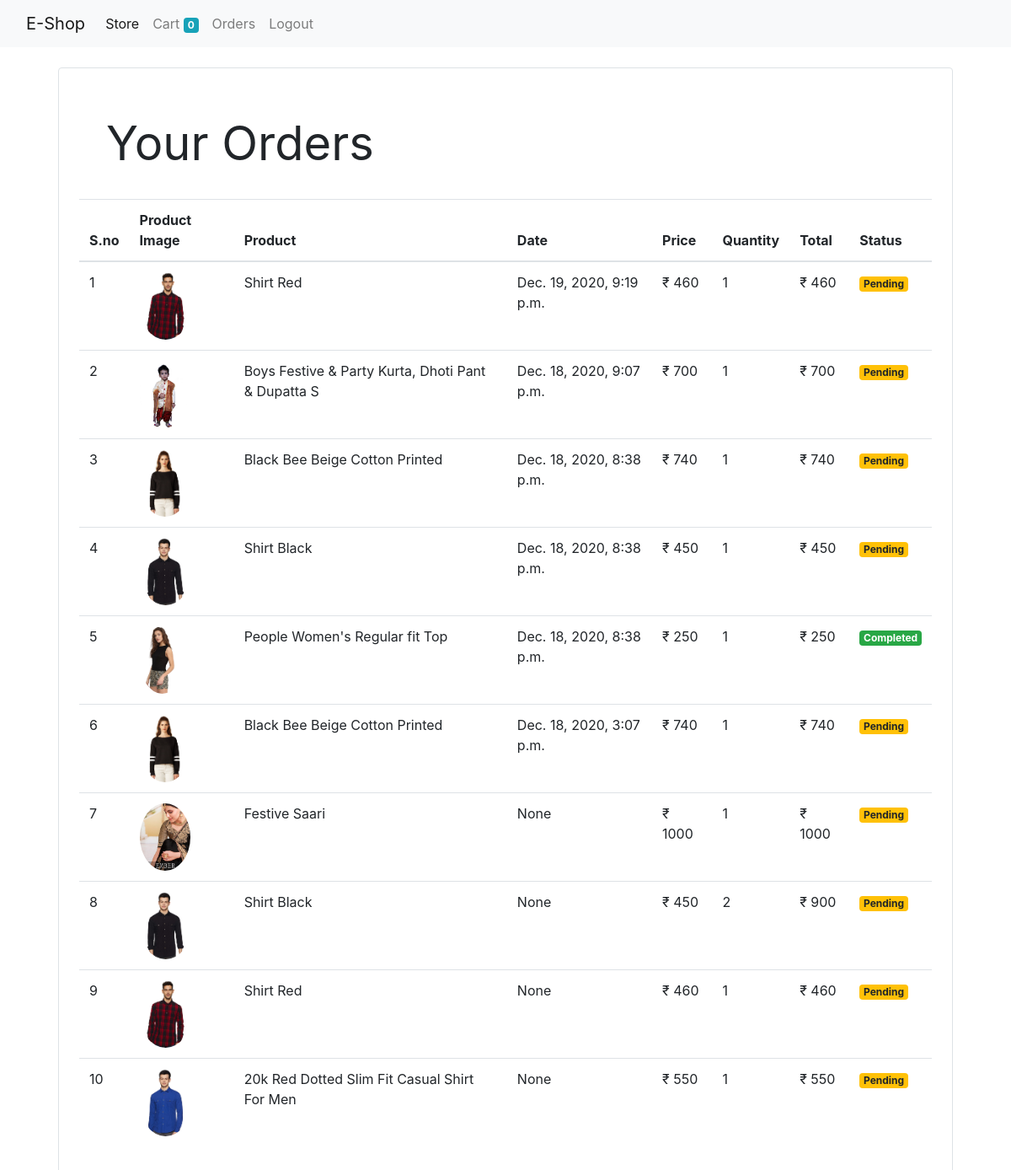
Screenshot of /orders (signed in) with the database file from the repository.
### store/models/orders.py (models this page shows, shortened)
class Order(models.Model):
    product = models.ForeignKey(Product, on_delete=models.CASCADE)
    customer = models.ForeignKey(Customer, on_delete=models.CASCADE)
    quantity = models.IntegerField(default=1)
    price = models.IntegerField()
    address = models.CharField(max_length=100, default='', blank=True)
    phone = models.CharField(max_length=50, default='', blank=True)
    date = models.DateTimeField(default=datetime.datetime.today)
    status = models.BooleanField(default=False)
    @staticmethod
    def get_orders_by_customer(customer_id):
        return Order.objects.filter(customer = customer_id).order_by('-date')

### store/models/product.py (models this page shows, shortened)
class Product(models.Model):
    name = models.CharField(max_length=50)
    price = models.IntegerField(default=0)
    category = models.ForeignKey(Category, on_delete=models.CASCADE, default=1)
    description = models.CharField(max_length=200, default='', null=True, blank=True)
    image = models.ImageField(upload_to='upload/products/')

### store/middlewares/auth.py (the view)
    def middleware(request):
        returnUrl = request.META['PATH_INFO']
        if not request.session.get('customer'):
            return redirect(f'login?return_url={returnUrl}')
        response = get_response(request)
        return response

### store/templatetags/custom_filter.py (called while the page is built)
@register.filter(name='currency')
def currency(number):
    return "₹ " + str(number)

@register.filter(name='multiply')
def multiply(number1, number2):
    return number1 * number2

### store/views/orders.py (called while the page is built)
    def get(self, request):
        customer = request.session.get('customer')
        orders = Order.get_orders_by_customer(customer)
        return render(request, 'orders.html', {'orders': orders})

### store/templates/orders.html (shortened to what this page needs)
{% extends 'basic.html' %}
{% load custom_filter %}
{% block body %}
{% load cart %}
<div class="container">
    <div class="border rounded p-4 m-4">
        <p class="display-4 p-3 m-3"><b>Your Orders</b></p>
        <table class="table">
            <thead>
                <tr>
                    <th>S.no</th>
                    <th>Product Image</th>
                    <th>Product</th>
                    <th>Date</th>
                    <th>Price</th>
                    <th>Quantity</th>
                    <th>Total</th>
                    <th>Status</th>
                </tr>
            </thead>
            <tbody>
                {% for order in orders %}
                <tr>
                    <td>{{forloop.counter}}</td>
                    <td><img style="height: 80px;" class="rounded-circle" src="{{order.product.image.url}}"></td>
                    <td>{{order.product.name}}</td>
                    <td>{{order.date}}</td>
                    <td>{{order.price|currency}}</td>
                    <td>{{order.quantity}}</td>
                    <td>{{order.quantity|multiply:order.price|currency}}</td>
                    {% if order.status %}
                      <td><small class="badge badge-success">Completed</small></td>
                    {% else %}
                      <td><small class="badge badge-warning">Pending</small></td>
                    {% endif %}
                </tr>
                {% endfor %}
            </tbody>
        </table>
{% endblock body %}

### store/templates/basic.html (shortened to what this page needs)
<!DOCTYPE html>
<html lang="en">
<head>
    <link rel="stylesheet" href="https://maxcdn.bootstrapcdn.com/bootstrap/4.0.0/css/bootstrap.min.css">
</head>
<body>
    <nav class="navbar navbar-expand-lg navbar-light bg-light">
        <div class="container-fluid">
            <a class="navbar-brand" href="/">E-Shop</a>
            <div class="collapse navbar-collapse" id="navbarSupportedContent">
                <ul class="navbar-nav me-auto mb-2 mb-lg-0">
                    <li class="nav-item">
                        <a class="nav-link active" aria-current="page" href="/store">Store</a>
                    </li>
                </ul>
                <ul class="navbar-nav me-2 mb-2 mb-lg-0">
                      <li class="nav-item">
                        <a class="nav-link" href="/cart">Cart <span class="badge badge-info">{{request.session.cart.keys|length}}</span></a>
                    </li>
                {% if request.session.customer %}
                     <li class="nav-item">
                        <a class="nav-link" href="/orders">Orders</a>
                    </li>
                    <li class="nav-item">
                        <a class="nav-link" href="/logout">Logout</a>
                    </li>
                {% endif %}
                </ul>
            </div>
        </div>
    </nav>
    {% block body %}
    {% endblock body %}
</body>
</html>

### rows the page displays
Order: product.image (picture), product.name "Shirt Red", date "Dec. 19, 2020, 9:19 p.m.", price "₹ 460", quantity "1", quantity|multiply "₹ 460", status "Pending"
Order: product.image (picture), product.name "Boys Festive & Party Kurta, Dhoti Pant & Dupatta S", date "Dec. 18, 2020, 9:07 p.m.", price "₹ 700", quantity "1", quantity|multiply "₹ 700", status "Pending"
Order: product.image (picture), product.name "Black Bee Beige Cotton Printed", date "Dec. 18, 2020, 8:38 p.m.", price "₹ 740", quantity "1", quantity|multiply "₹ 740", status "Pending"
Order: product.image (picture), product.name "Shirt Black", date "Dec. 18, 2020, 8:38 p.m.", price "₹ 450", quantity "1", quantity|multiply "₹ 450", status "Pending"
Order: product.image (picture), product.name "People Women's Regular fit Top", date "Dec. 18, 2020, 8:38 p.m.", price "₹ 250", quantity "1", quantity|multiply "₹ 250", status "Completed"
Order: product.image (picture), product.name "Black Bee Beige Cotton Printed", date "Dec. 18, 2020, 3:07 p.m.", price "₹ 740", quantity "1", quantity|multiply "₹ 740", status "Pending"
Order: product.image (picture), product.name "Festive Saari", date "None", price "₹ 1000", quantity "1", quantity|multiply "₹ 1000", status "Pending"
Order: product.image (picture), product.name "Shirt Black", date "None", price "₹ 450", quantity "2", quantity|multiply "₹ 900", status "Pending"
Order: product.image (picture), product.name "Shirt Red", date "None", price "₹ 460", quantity "1", quantity|multiply "₹ 460", status "Pending"
Order: product.image (picture), product.name "20k Red Dotted Slim Fit Casual Shirt For Men", date "None", price "₹ 550", quantity "1", quantity|multiply "₹ 550", status "Pending"

### other values shown
{{ request.session.cart.keys|length }} "0"
